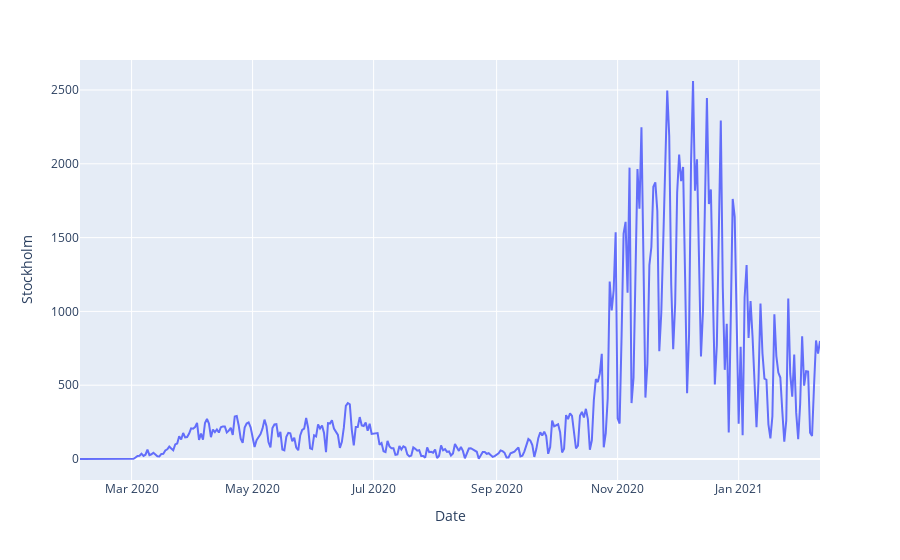

The notebook cell this image was saved under:
### Code cell
import plotly.express as px
import pandas as pd

df = pd.read_csv("Regional_Daily_Cases.csv")

region = "Stockholm"
#df_Gotland = df[region]
#df_date = df["Date"][1:]

fig = px.line(df, x = 'Date', y = region, title='')
fig.show()

### Figure 1 — Plotly figure (JSON) as saved in the notebook; plotly's stock layout.template omitted (floating-point values rounded to 4 significant figures; data arrays with more than 128 entries replaced by an {"elided": "..."} marker saying what was removed)
{"data": [{"hovertemplate": "Date=%{x}<br>Stockholm=%{y}<extra></extra>", "legendgroup": "", "line": {"color": "#636efa", "dash": "solid"}, "mode": "lines", "name": "", "orientation": "v", "showlegend": false, "type": "scatter", "x": {"elided": "374 str values"}, "xaxis": "x", "y": {"elided": "374 int values"}, "yaxis": "y"}], "layout": {"legend": {"tracegroupgap": 0}, "margin": {"t": 60}, "xaxis": {"anchor": "y", "domain": [0, 1], "title": {"text": "Date"}}, "yaxis": {"anchor": "x", "domain": [0, 1], "title": {"text": "Stockholm"}}}}
